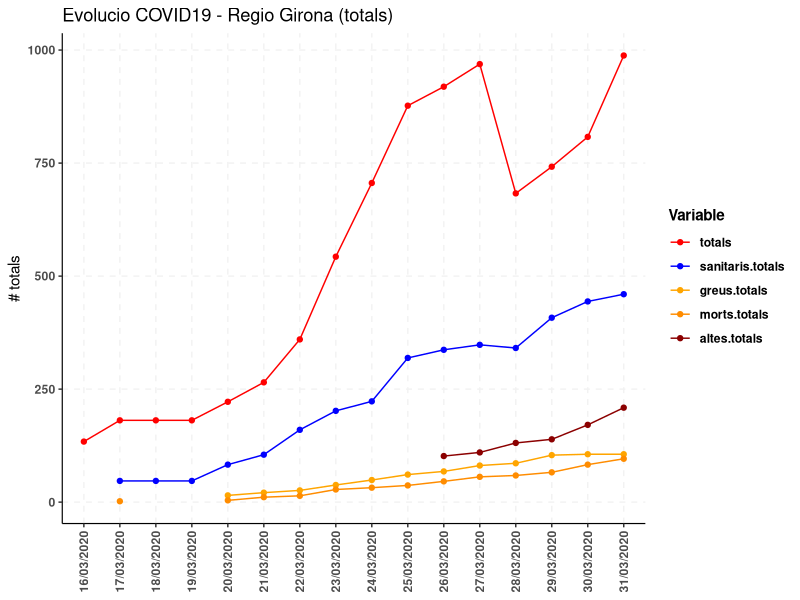
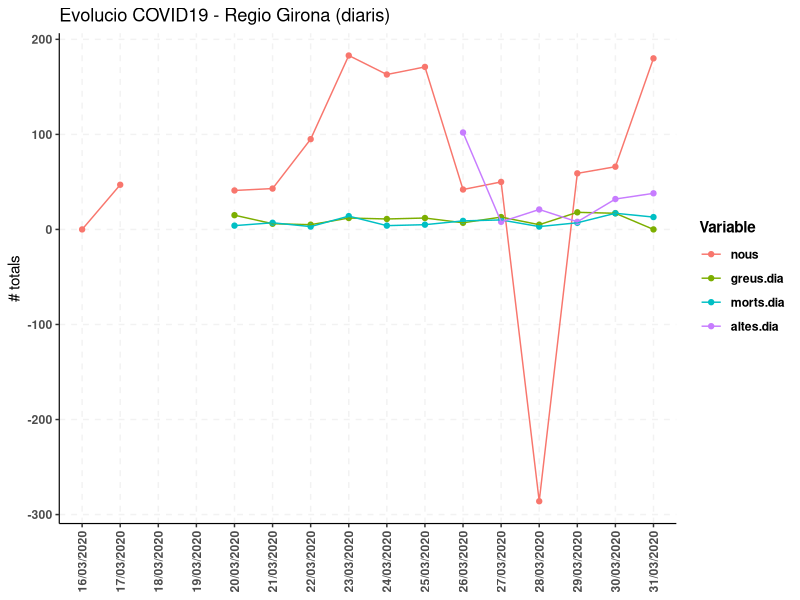
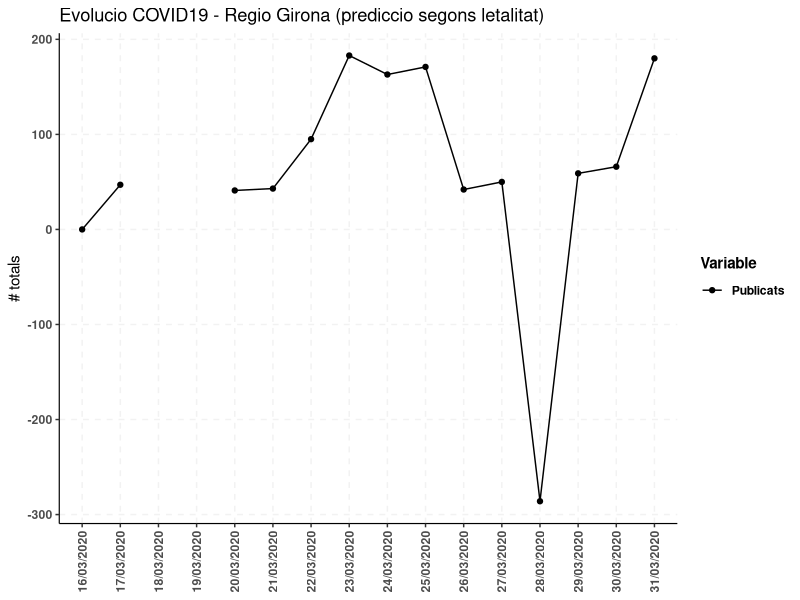

Source code (R) for these figures, in order: (Note: this script raises an error after producing the figures.)
## COVID-19 GIRONA ##
setwd('Desktop/COVID19-Girona')

## read data
girona <- read.csv2('Girona.csv', header = T)
girona <- girona[rowSums(is.na(girona)) != ncol(girona)-1, ]


## libraries
library(ggplot2); library(reshape2)

## plots
girona$dia <- factor(girona$dia, levels = as.character(girona$dia))
names(girona)

# total
girona.total <- girona[, names(girona) %in% c('dia', 'totals', 'sanitaris.totals', 'nosanitaris.totals', 'greus.totals', 'morts.totals', 'altes.totals')]
girona.total.m <- melt(girona.total)
ggplot(girona.total.m, aes(dia, value, color = variable, group = variable)) + geom_point() + geom_line() +
  scale_color_manual(values=c('red', 'blue', 'orange', 'darkorange', 'darkred', 'green')) +
  theme(plot.subtitle = element_text(vjust = 1), plot.caption = element_text(vjust = 1), axis.line = element_line(size = 0.4, linetype = "solid"), 
        panel.grid.major = element_line(colour = "gray95", linetype = "dashed"), axis.text = element_text(face = "bold"), 
        axis.text.x = element_text(vjust = 0.5, angle = 90), legend.text = element_text(face = "bold"), 
        legend.title = element_text(face = "bold"), panel.background = element_rect(fill = NA), legend.key = element_rect(fill = NA), 
        legend.background = element_rect(fill = NA)) +labs(title = "Evolucio COVID19 - Regio Girona (totals)",  x = NULL, y = "# totals", colour = "Variable")

# diari
girona.diari <- girona[, names(girona) %in% c('dia', 'nous', 'sanitaris.dia', 'nosanitaris.dia', 'greus.dia', 'morts.dia', 'altes.dia')]
girona.diari.m <- melt(girona.diari)
ggplot(girona.diari.m, aes(dia, value, color = variable, group = variable)) + geom_point() + geom_line() +
  # scale_color_manual() +
  theme(plot.subtitle = element_text(vjust = 1), plot.caption = element_text(vjust = 1), axis.line = element_line(size = 0.4, linetype = "solid"), 
        panel.grid.major = element_line(colour = "gray95", linetype = "dashed"), axis.text = element_text(face = "bold"), 
        axis.text.x = element_text(vjust = 0.5, angle = 90), legend.text = element_text(face = "bold"), 
        legend.title = element_text(face = "bold"), panel.background = element_rect(fill = NA), legend.key = element_rect(fill = NA), 
        legend.background = element_rect(fill = NA)) +labs(title = "Evolucio COVID19 - Regio Girona (diaris)",  x = NULL, y = "# totals", colour = "Variable")

# previsions
girona.prev <- girona[, names(girona) %in% c('dia', 'nous', 'infectats.ratio07', 'infectats.ratio1', 'infectats.ratio15', 
                                             'infectats.ratio2', 'infectats.ratio3', 'infectats.ratio6')]
girona.prev.m <- melt(girona.prev)
ggplot(girona.prev.m, aes(dia, value, color = variable, group = variable)) + geom_point() + geom_line() +
  scale_color_manual(labels = c('Publicats', 'Letalitat 0.7%', 'Letalitat 1%', 'Letalitat 1.5%', 'Letalitat 2%', 'Letalitat 3%', 'Letalitat 6%'),
                     values = c('black', 'darkred', '#CC0000', '#FF0000', '#FF3333', '#FF6666', '#FF9999')) +
  theme(plot.subtitle = element_text(vjust = 1), plot.caption = element_text(vjust = 1), axis.line = element_line(size = 0.4, linetype = "solid"), 
        panel.grid.major = element_line(colour = "gray95", linetype = "dashed"), axis.text = element_text(face = "bold"), 
        axis.text.x = element_text(vjust = 0.5, angle = 90), legend.text = element_text(face = "bold"), 
        legend.title = element_text(face = "bold"), panel.background = element_rect(fill = NA), legend.key = element_rect(fill = NA), 
        legend.background = element_rect(fill = NA)) +labs(title = "Evolucio COVID19 - Regio Girona (prediccio segons letalitat)",  x = NULL, y = "# totals", colour = "Variable")

# ratios
girona.ratios <- girona[, names(girona) %in% c('dia', 'increment.dia', 'sanitaris.percent')]
girona.ratios.m <-  melt(girona.ratios)
ggplot(girona.ratios.m, aes(dia, value, color = variable, group = variable)) + geom_point() + geom_line() +
  theme(plot.subtitle = element_text(vjust = 1), plot.caption = element_text(vjust = 1), axis.line = element_line(size = 0.4, linetype = "solid"), 
        panel.grid.major = element_line(colour = "gray95", linetype = "dashed"), axis.text = element_text(face = "bold"), 
        axis.text.x = element_text(vjust = 0.5, angle = 90), legend.text = element_text(face = "bold"), 
    legend.title = element_text(face = "bold"), panel.background = element_rect(fill = NA), legend.key = element_rect(fill = NA), 
    legend.background = element_rect(fill = NA)) +labs(title = "Evolucio COVID19 - Regio Girona (Percentatges)",  x = NULL, y = "# totals", colour = "Variable")
       
